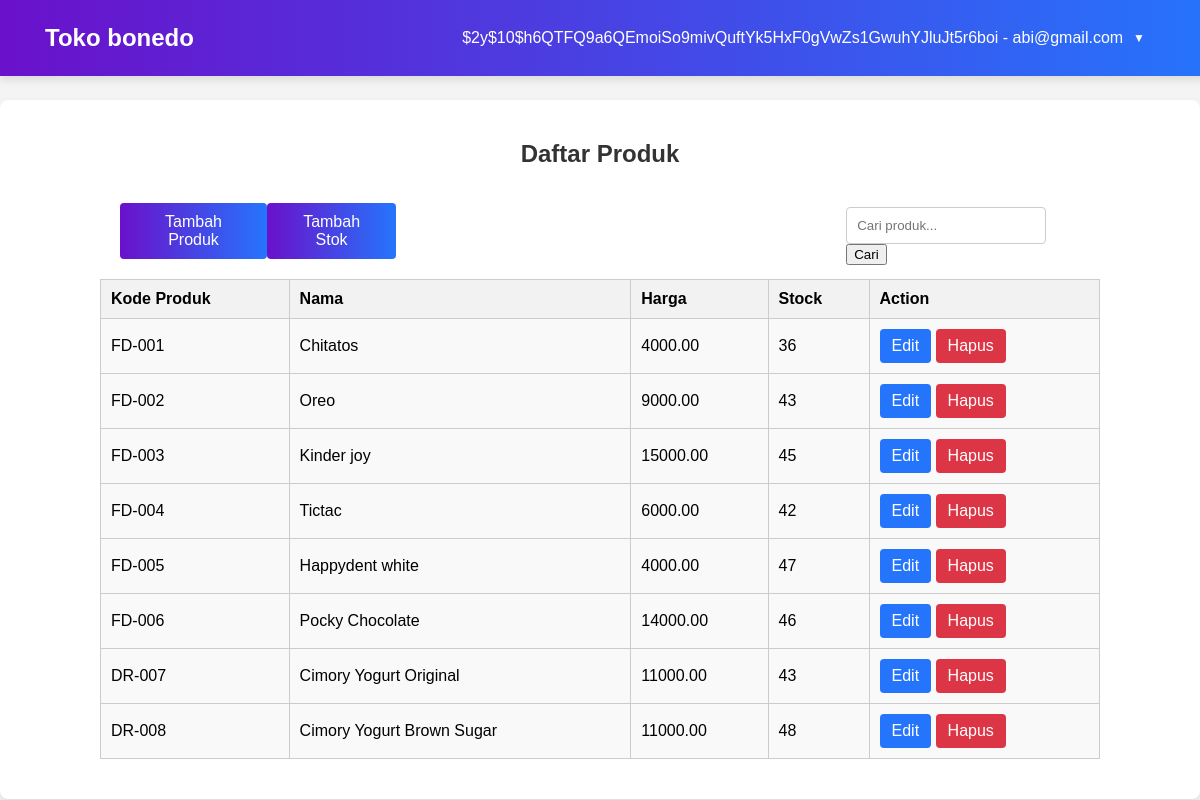
The page /vw_produk.php (signed in) on the database its author committed.
### tables this page shows
CREATE TABLE `user` (
  `username` varchar(100) NOT NULL,
  `password` varchar(60) NOT NULL,
  `nama` varchar(100) NOT NULL,
  `role` enum('admin','manager','kasir','inventori') NOT NULL,
  `email` varchar(100) NOT NULL,
  `nohp` char(13) NOT NULL,
  `createdAt` timestamp NOT NULL DEFAULT current_timestamp()
);

CREATE TABLE `produk` (
  `id` int(11) NOT NULL,
  `kategori_id` int(11) NOT NULL,
  `kode_produk` char(6) NOT NULL,
  `namaProduk` varchar(100) NOT NULL,
  `harga` decimal(10,2) NOT NULL,
  `stock` int(11) NOT NULL DEFAULT 0,
  `gambar` varchar(255) NOT NULL,
  `createdAt` timestamp NOT NULL DEFAULT current_timestamp(),
  `updatedAt` timestamp NOT NULL DEFAULT current_timestamp() ON UPDATE current_timestamp()
);

### Session.php (called while the page is built, shortened)
<?php
require_once "database.php";
$db = new database();
class Session{
    public $mysqli;
    function __construct(){
        $this->mysqli = new mysqli(DB_HOST, DB_USER, DB_PASS, DB_NAME);
        $this->check_session();
    }
    function check_session(){
        $user_check = $_SESSION['username'];
        $ses_sql = "SELECT * FROM user WHERE username='$user_check'";
        $query = $this->mysqli->query($ses_sql);
        $row = $query->fetch_row();
        $this->login_user = $row[1];
        $this->user_role = $row[4];
    }
}
?>

### database.php (called while the page is built, shortened)
<?php
class database{
    function __construct()
    {
        $this->mysqli = new mysqli(DB_HOST, DB_USER, DB_PASS, DB_NAME);
    }
}
?>

### vw_produk.php (the view, shortened to what this page needs)
<?php
include 'header.php';
$search = '';
$query = "SELECT id, kode_produk, namaProduk, harga, stock FROM produk WHERE namaProduk LIKE '%$search%' OR kode_produk LIKE '%$search%'";
$result = mysqli_query($db->mysqli, $query);
?>
<div class="container">
    <h2>Daftar Produk</h2>
    <div class="form-top" style="display: flex; justify-content: space-between; align-items: center;">
        <button type="button" class="submit-button" style="margin-left: 100px;" onclick="openModal('tambahProdukModal')">Tambah Produk</button>
        <button type="button" class="submit-button" style="margin-right: 450px;" onclick="openModal('tambahStokModal')">Tambah Stok</button>
        <div style="display: flex; margin-right: 100px; margin-bottom: -25px;">
            <form id="searchForm" action="" method="POST">
                <input type="text" id="search_product" name="search_product" placeholder="Cari produk..." value="<?php echo htmlspecialchars($search); ?>" style="width: 200px;">
                <button type="submit">Cari</button>
            </form>
        </div>
    </div>
    <table class="product-table">
        <thead>
            <tr>
                <th>Kode Produk</th>
                <th>Nama</th>
                <th>Harga</th>
                <th>Stock</th>
                <th>Action</th>
            </tr>
        </thead>
        <tbody>
        <?php
        if ($result->num_rows > 0) {
            while ($row = mysqli_fetch_assoc($result)) {
                echo "<tr class='table-row'>";
                echo "<td>{$row['kode_produk']}</td>";
                echo "<td>{$row['namaProduk']}</td>";
                echo "<td>{$row['harga']}</td>";
                echo "<td>{$row['stock']}</td>";
                echo "<td>
                        <a href='#' class='action-link action-link-edit' onclick=\"openEditModal('". $row["id"] ."', '". htmlspecialchars($row["kode_produk"]) ."', '". htmlspecialchars($row["namaProduk"]) ."', '". htmlspecialchars($row["harga"]) ."', '". htmlspecialchars($row["stock"]) ."')\">Edit</a>
                        <a href='#' class='action-link action-link-delete' onclick=\"openDeleteModal('". $row["id"] ."')\">Hapus</a>
                    </td>";
                echo "</tr>";
            }
        } else {
            echo "<tr><td colspan='5'><center>Tidak ada produk</center></td></tr>";
        }
        ?>
        </tbody>
    </table>
</div>
<?php
    include 'footer.php';
?>

### header.php (shortened to what this page needs)
<?php
require_once "Session.php";
$session = new Session();
?>
<!DOCTYPE html>
<html>
<head>
    <link rel="stylesheet" href="Assets/style.css">
</head>
<body>
    <div class="navbar">
        <div class="app-title">
            <h1 style="margin-left: 30px;">Toko bonedo</h1>
        </div>
        <div class="dropdown">
            <button class="dropbtn"><?php echo $session->login_user ?> - <?php echo $session->user_role ?></button>
        </div>
    </div>

### Assets/style.css (style rules this page uses)
body { font-family: Arial, sans-serif; background: #f4f4f4; margin: 0; padding: 0; }
.container { margin-top: 100px; padding: 20px; max-width: 1200px; min-height: 460px; margin-left: auto; margin-right: auto; background: white; border-radius: 8px; box-shadow: 0 4px 8px rgba(0, 0, 0, 0.1); display: flex; flex-direction: column; align-items: center; }
h2 { color: #333; margin-bottom: 20px; text-align: center; }
input[type="text"], input[type="number"] { padding: 10px; width: 50%; border: 1px solid #ccc; border-radius: 4px; box-sizing: border-box; }
.app-title { flex: 1; }
.app-title h1 { margin: 0; font-size: 24px; color: #fff; margin-left: 30px; }
.navbar { background: linear-gradient(to right, #6a11cb, #2575fc); color: white; padding: 15px; display: flex; justify-content: space-between; align-items: center; position: fixed; width: 100%; top: 0; box-shadow: 0 4px 8px rgba(0, 0, 0, 0.1); z-index: 1000; }
.dropdown { position: relative; display: inline-block; margin-right: 50px; }
.dropdown .dropbtn { background: none; color: white; border: none; cursor: pointer; font-size: 16px; padding: 14px 20px; display: flex; align-items: center; }
.dropdown .dropbtn::after { content: '\25BC'; margin-left: 10px; font-size: 12px; transition: transform 0.3s; }
.form-top { width: 100%; display: flex; justify-content: flex-start; }
table.product-table { width: 1000px; border-collapse: collapse; margin-bottom: 20px; text-align: center; margin-top: 20px; }
table.product-table th, table.product-table td { border: 1px solid #ccc; padding: 10px; text-align: left; }
table.product-table th { background-color: #f2f2f2; }
table.product-table tr:nth-child(even) { background-color: #f9f9f9; }
.submit-button { background: linear-gradient(to right, #6a11cb, #2575fc); color: white; padding: 10px 20px; border: none; border-radius: 4px; cursor: pointer; font-size: 16px; margin-top: 15px; }
.table-row { background-color: #f9f9f9; }
.action-link { color: #fff; text-decoration: none; padding: 8px 12px; border-radius: 4px; display: inline-block; transition: background-color 0.3s ease; background-color: #2575fc; }
.action-link-edit { background-color: #2575fc; }
.action-link-delete { background-color: #dc3545; }

### rows shown on the page
user: password "$2y$10$h6QTFQ9a6QEmoiSo9mivQuftYk5HxF0gVwZs1GwuhYJluJt5r6boi", email "abi@gmail.com"
produk: kode_produk "FD-001", namaProduk "Chitatos", harga "4000.00", stock "36"
produk: kode_produk "FD-002", namaProduk "Oreo", harga "9000.00", stock "43"
produk: kode_produk "FD-003", namaProduk "Kinder joy", harga "15000.00", stock "45"
produk: kode_produk "FD-004", namaProduk "Tictac", harga "6000.00", stock "42"
produk: kode_produk "FD-005", namaProduk "Happydent white", harga "4000.00", stock "47"
produk: kode_produk "FD-006", namaProduk "Pocky Chocolate", harga "14000.00", stock "46"
produk: kode_produk "DR-007", namaProduk "Cimory Yogurt Original", harga "11000.00", stock "43"
produk: kode_produk "DR-008", namaProduk "Cimory Yogurt Brown Sugar", harga "11000.00", stock "48"
